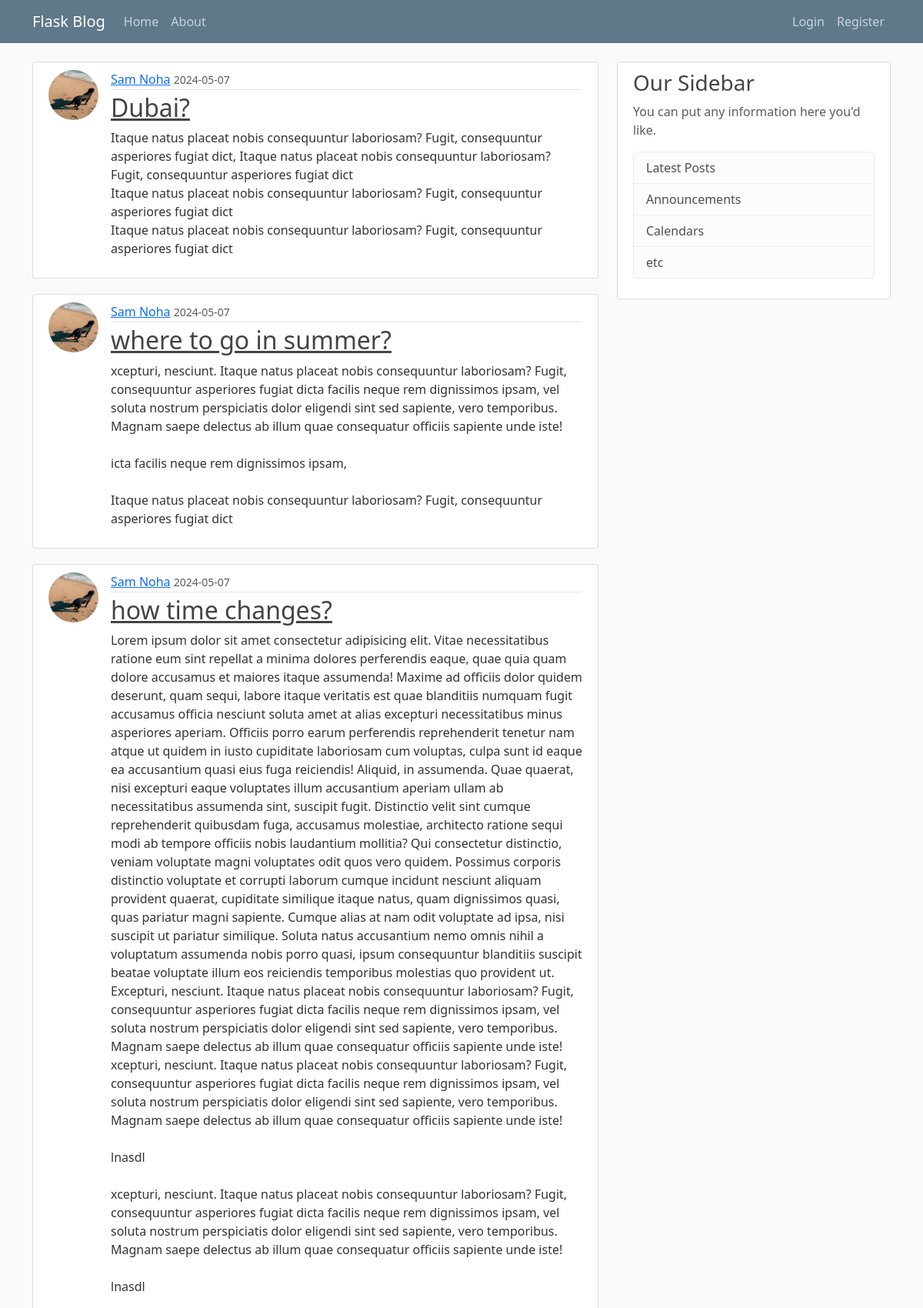
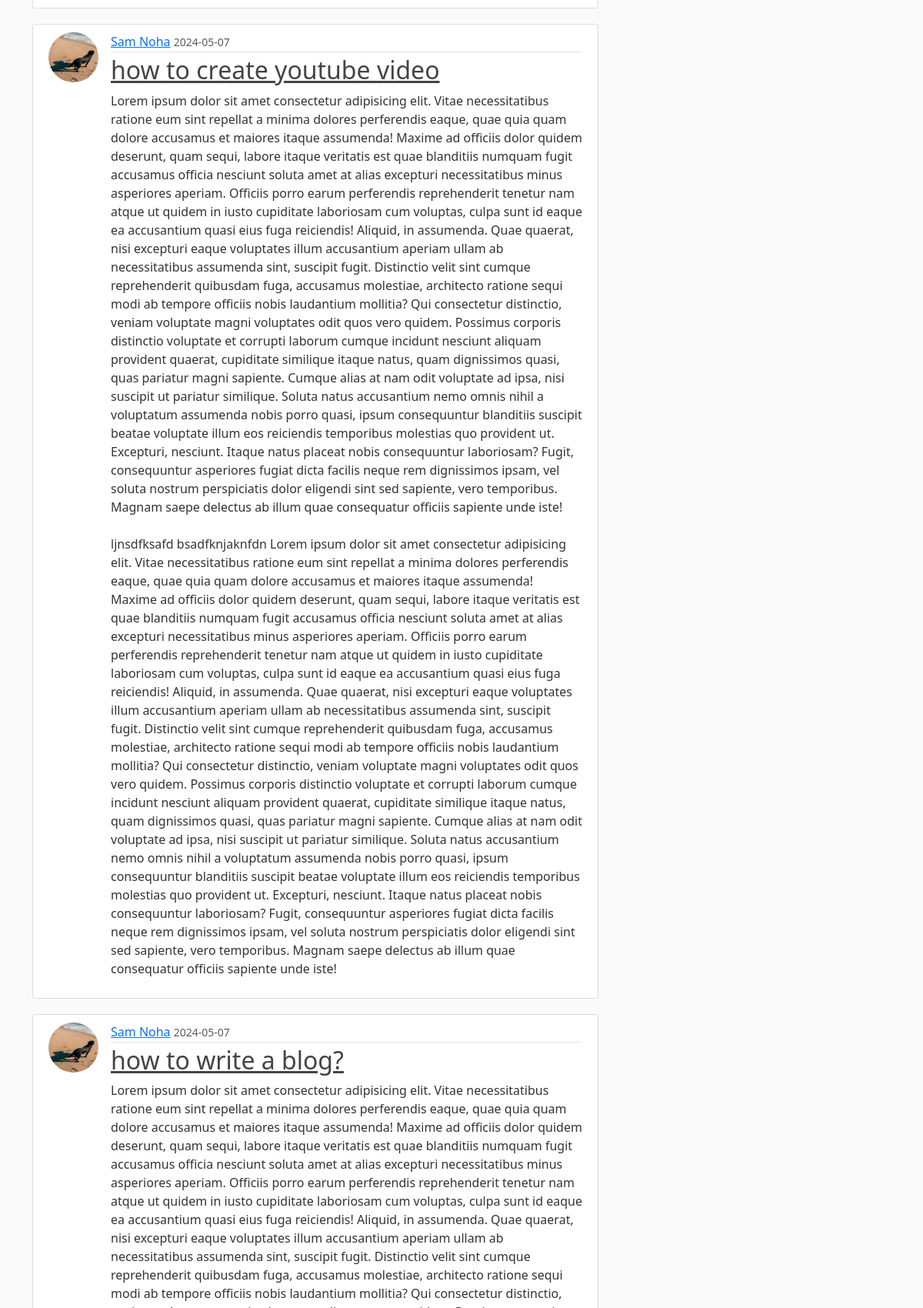
The page /home (upper part) on the database its author committed (2 pictures, top to bottom).
### flaskblog/models.py (models this page shows, shortened)
class Post(db.Model):
  id= db.Column(db.Integer, primary_key=True)
  title = db.Column(db.String(100), unique=True, nullable=False)
  date_posted = db.Column(db.DateTime, nullable=False, default=datetime.now)
  content = db.Column(db.Text, nullable=False)
  user_id = db.Column(db.Integer, db.ForeignKey('user.id'), nullable=False)

class User(db.Model, UserMixin):
  id= db.Column(db.Integer, primary_key=True)
  username = db.Column(db.String(20), unique=True, nullable=False)
  email = db.Column(db.String(120), unique=True, nullable=False)
  image_file = db.Column(db.String(20), nullable=False, default='default.jpg')
  password = db.Column(db.String(60), nullable=False)
  posts = db.relationship('Post', backref='author', lazy=True)

### flaskblog/routes.py (the view)
@app.route("/")
@app.route("/home")
def home():
  page = request.args.get('page',1,type=int)
  posts = Post.query.order_by(Post.date_posted.desc()).paginate(page=page,per_page=5)
  return render_template('home.html',posts=posts, title='Home')

### flaskblog/templates/home.html
{% extends "layout.html"%}
{% block content %}
{% for post in posts%}
    <article class="media content-section d-flex">
        <div>
            <img src="{{ url_for('static', filename='profile_pics/' + post.author.image_file) }}" alt=""
                class="rounded-circle article-img">
        </div>
        <div class="media-body w-100">
            <div class="article-metadata">
                <a class="mr-2" href="#">{{ post.author.username }}</a>
                <small class="text-muted">{{ post.date_posted.strftime('%Y-%m-%d') }}</small>
            </div>
            <h2><a class="article-title" href="{{ url_for('post',post_id=post.id)}}">{{ post.title }}</a></h2>
            <p class="article-content">{{ post.content }}</p>
        </div>
    </article>
{% endfor %}
{% endblock content %}

### flaskblog/static/main.css (style rules this page uses)
body { background: #fafafa; color: #333333; margin-top: 5rem; }
h1, h2, h3, h4, h5, h6 { color: #444444; }
.content-section { background: #ffffff; padding: 10px 20px; border: 1px solid #dddddd; border-radius: 3px; margin-bottom: 20px; }
.article-title { color: #444444; }
.article-content { white-space: pre-line; }
.article-img { height: 65px; width: 65px; margin-right: 16px; }
.article-metadata { padding-bottom: 1px; margin-bottom: 4px; border-bottom: 1px solid #e3e3e3 }

### rows shown on the page
Post: image_file (picture), author.username "Sam Noha", date_posted "2024-05-07", title "Dubai?", content "Itaque natus placeat nobis consequuntur laboriosam? Fugit, consequuntur asperiores fugiat dict, Itaque natus placeat nobis consequuntur laboriosam? Fugit, consequuntur asperiores fugiat dict Itaque natus placeat nobis consequuntur laboriosam? Fugit, consequuntur asperiores fugiat dict Itaque natus placeat nobis consequuntur laboriosam? Fugit, consequuntur asperiores fugiat dict"
Post: image_file (picture), author.username "Sam Noha", date_posted "2024-05-07", title "where to go in summer?", content "xcepturi, nesciunt. Itaque natus placeat nobis consequuntur laboriosam? Fugit, consequuntur asperiores fugiat dicta facilis neque rem dignissimos ipsam, vel soluta nostrum perspiciatis dolor eligendi sint sed sapiente, vero temporibus. Magnam saepe delectus ab illum quae consequatur officiis sapiente unde iste! icta facilis neque rem dignissimos ipsam, Itaque natus placeat nobis consequuntur laboriosam? Fugit, consequuntur asperiores fugiat dict"
Post: image_file (picture), author.username "Sam Noha", date_posted "2024-05-07", title "how time changes?", content "Lorem ipsum dolor sit amet consectetur adipisicing elit. Vitae necessitatibus ratione eum sint repellat a minima dolores perferendis eaque, quae quia quam dolore accusamus et maiores itaque assumenda! Maxime ad officiis dolor quidem deserunt, quam sequi, labore itaque veritatis est quae blanditiis numquam fugit accusamus officia nesciunt soluta amet at alias excepturi necessitatibus minus asperiores aperiam. Officiis porro earum perferendis reprehenderit tenetur nam atque ut quidem in iusto cupiditate laboriosam cum voluptas, culpa sunt id eaque ea accusantium quasi eius fuga reiciendis! Aliquid, in assumenda. Quae quaerat, nisi excepturi eaque voluptates illum accusantium aperiam ullam ab…"
Post: image_file (picture), author.username "Sam Noha", date_posted "2024-05-07", title "how to create youtube video", content "Lorem ipsum dolor sit amet consectetur adipisicing elit. Vitae necessitatibus ratione eum sint repellat a minima dolores perferendis eaque, quae quia quam dolore accusamus et maiores itaque assumenda! Maxime ad officiis dolor quidem deserunt, quam sequi, labore itaque veritatis est quae blanditiis numquam fugit accusamus officia nesciunt soluta amet at alias excepturi necessitatibus minus asperiores aperiam. Officiis porro earum perferendis reprehenderit tenetur nam atque ut quidem in iusto cupiditate laboriosam cum voluptas, culpa sunt id eaque ea accusantium quasi eius fuga reiciendis! Aliquid, in assumenda. Quae quaerat, nisi excepturi eaque voluptates illum accusantium aperiam ullam ab…"
Post: image_file (picture), author.username "Sam Noha", date_posted "2024-05-07", title "how to write a blog?"
